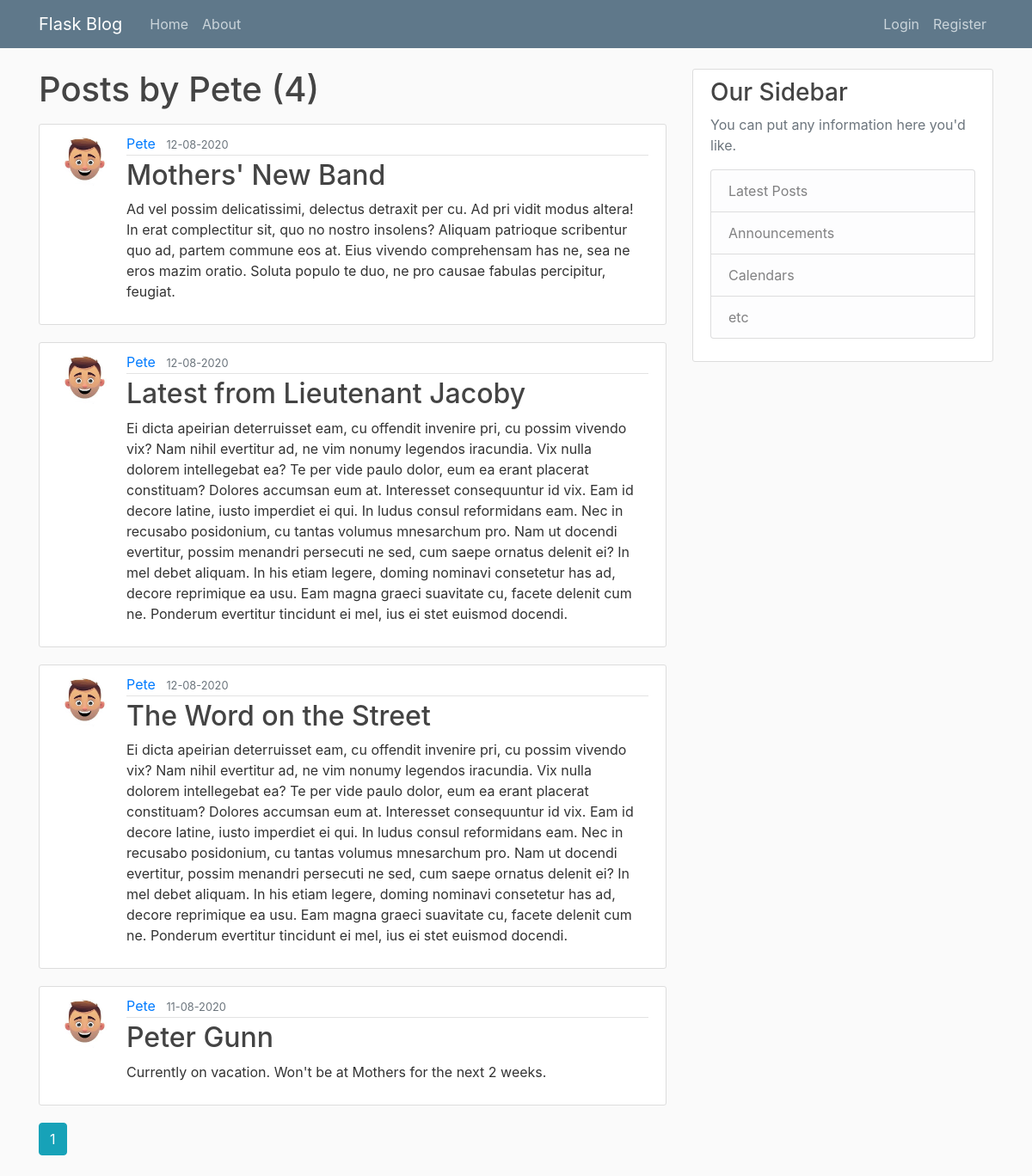
The app's page /user/Pete with its own data.
### flaskblog/models.py (models this page shows, shortened)
class User(db.Model, UserMixin):
    id = db.Column(db.Integer, primary_key=True)
    username = db.Column(db.String(20), unique=True, nullable=False)
    email = db.Column(db.String(120), unique=True, nullable=False)
    image_file = db.Column(db.String(20), nullable=False,
                           default='default.jpg')
    password = db.Column(db.String(60), nullable=False)
    posts = db.relationship('Post', backref='author', lazy=True)

class Post(db.Model):
    id = db.Column(db.Integer, primary_key=True)
    title = db.Column(db.String(100), nullable=False)
    date_posted = db.Column(db.DateTime, nullable=False,
                            default=datetime.utcnow)
    content = db.Column(db.Text, nullable=False)
    user_id = db.Column(db.Integer, db.ForeignKey('user.id'), nullable=False)

### flaskblog/users/routes.py (the view)
@users.route("/user/<string:username>")
def user_posts(username):
    page = request.args.get('page', 1, type=int)
    user = User.query.filter_by(username=username).first_or_404()
    posts = Post.query.filter_by(author=user)\
        .order_by(Post.date_posted.desc())\
        .paginate(page=page, per_page=5)
    return render_template('user_posts.html', posts=posts, user=user)

### flaskblog/templates/user_posts.html
{% extends "layout.html" %}
{% block content %}
    <h1 class="mb-3">Posts by {{user.username }} ({{ posts.total }})</h1>
    {% for post in posts.items %}
        <article class="media content-section">
            <img class="rounded-circle article-img" src="{{ url_for('static', filename='profile_pics/' + post.author.image_file) }}" alt="">
            <div class="media-body">
                <div class="article-metadata">
                    <a class="mr-2" href="{{ url_for('users.user_posts', username=post.author.username) }}}">{{ post.author.username }}</a>
                    <small class="text-muted">{{ post.date_posted.strftime('%d-%m-%Y') }}</small>
                </div>
                <h2><a class="article-title" href="{{ url_for('posts.post', post_id=post.id) }}">{{ post.title }}</a></h2>
                <p class="article-content">{{ post.content }}</p>
            </div>
        </article>
    {% endfor %}
    {% for page_num in posts.iter_pages(left_edge=1, right_edge=1, left_current=1, right_current=2) %}
        {% if page_num %}
            {% if posts.page == page_num %}
                <a class="btn btn-info mb-4" href="{{ url_for('users.user_posts', username=user.username, page=page_num) }}" >{{ page_num }}</a>
            {% else %}
                <a class="btn btn-outline-info mb-4" href="{{ url_for('users.user_posts', username=user.username, page=page_num) }}" >{{ page_num }}</a>
            {% endif %}
        {% else %}
            ...
        {% endif %}
    {% endfor %}
{% endblock content %}

### flaskblog/static/main.css (style rules this page uses)
body { background: #fafafa; color: #333333; margin-top: 5rem; }
h1, h2, h3, h4, h5, h6 { color: #444444; }
.content-section { background: #ffffff; padding: 10px 20px; border: 1px solid #dddddd; border-radius: 3px; margin-bottom: 20px; }
.article-title { color: #444444; }
.article-content { white-space: pre-line; }
.article-img { height: 65px; width: 65px; margin-right: 16px; }
.article-metadata { padding-bottom: 1px; margin-bottom: 4px; border-bottom: 1px solid #e3e3e3; }

### records on screen
User: username "Pete"
Post: image_file (placeholder picture), author.username "Pete", date_posted "12-08-2020", title "Mothers' New Band", content "Ad vel possim delicatissimi, delectus detraxit per cu. Ad pri vidit modus altera! In erat complectitur sit, quo no nostro insolens? Aliquam patrioque scribentur quo ad, partem commune eos at. Eius vivendo comprehensam has ne, sea ne eros mazim oratio. Soluta populo te duo, ne pro causae fabulas percipitur, feugiat."
Post: image_file (placeholder picture), author.username "Pete", date_posted "12-08-2020", title "Latest from Lieutenant Jacoby", content "Ei dicta apeirian deterruisset eam, cu offendit invenire pri, cu possim vivendo vix? Nam nihil evertitur ad, ne vim nonumy legendos iracundia. Vix nulla dolorem intellegebat ea? Te per vide paulo dolor, eum ea erant placerat constituam? Dolores accumsan eum at. Interesset consequuntur id vix. Eam id decore latine, iusto imperdiet ei qui. In ludus consul reformidans eam. Nec in recusabo posidonium, cu tantas volumus mnesarchum pro. Nam ut docendi evertitur, possim menandri persecuti ne sed, cum saepe ornatus delenit ei? In mel debet aliquam. In his etiam legere, doming nominavi consetetur has ad, decore reprimique ea usu. Eam magna graeci suavitate cu, facete delenit cum ne. Ponderum…"
Post: image_file (placeholder picture), author.username "Pete", date_posted "12-08-2020", title "The Word on the Street", content "Ei dicta apeirian deterruisset eam, cu offendit invenire pri, cu possim vivendo vix? Nam nihil evertitur ad, ne vim nonumy legendos iracundia. Vix nulla dolorem intellegebat ea? Te per vide paulo dolor, eum ea erant placerat constituam? Dolores accumsan eum at. Interesset consequuntur id vix. Eam id decore latine, iusto imperdiet ei qui. In ludus consul reformidans eam. Nec in recusabo posidonium, cu tantas volumus mnesarchum pro. Nam ut docendi evertitur, possim menandri persecuti ne sed, cum saepe ornatus delenit ei? In mel debet aliquam. In his etiam legere, doming nominavi consetetur has ad, decore reprimique ea usu. Eam magna graeci suavitate cu, facete delenit cum ne. Ponderum…"
Post: image_file (placeholder picture), author.username "Pete", date_posted "11-08-2020", title "Peter Gunn", content "Currently on vacation. Won't be at Mothers for the next 2 weeks."

### other values on screen
{{ posts.total }} "4"
{{ page_num }} "1"
